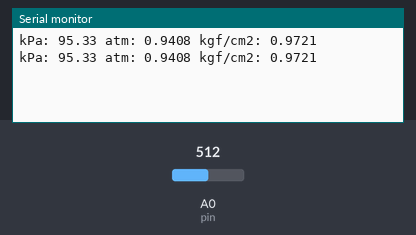
A sketch run on a simulated Arduino Uno, built with avr-gcc and run on an emulated ATmega328P. Shown: the last lines printed to the serial monitor. Inputs (shaded band) come from the test bench; at power-on: A0 (pin) = 512.

Above: at 1.8 s.
1.9 s: A0 (pin) set to 716
At 2.8 s:
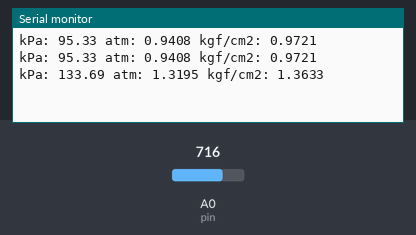
3.4 s: A0 (pin) set to 900
At 4.7 s:
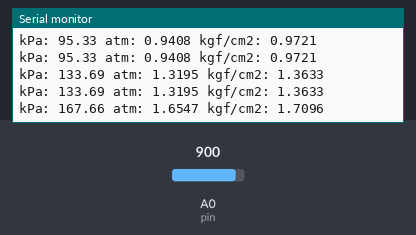
Timing chart, 0 to 6.4 s (numbered marks = the images above; inputs shaded):
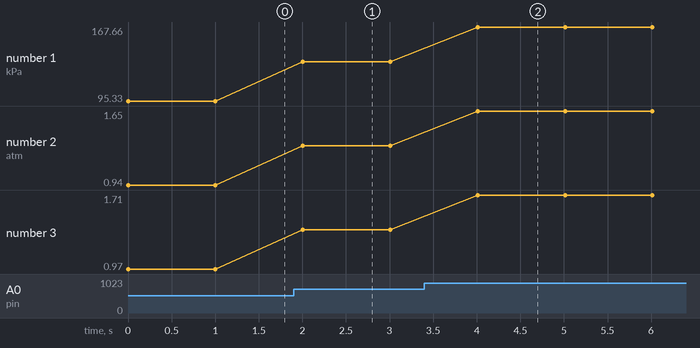

Measured:
- after the input at 1.9 s, the serial monitor: prints a new line after 0.11 s (image 1)
- after the input at 3.4 s, the serial monitor: prints a new line after 0.61 s (image 2)
- plotted number 1: 95.33 → 133.69 after the input at 1.9 s, 133.69 → 167.66 after the input at 3.4 s
- plotted number 2: 0.94 → 1.32 after the input at 1.9 s, 1.32 → 1.65 after the input at 3.4 s
- plotted number 3: 0.97 → 1.36 after the input at 1.9 s, 1.36 → 1.71 after the input at 3.4 s

The sketch:

codigo_novo_KPa_Serial.ino
```cpp
const int pin = A0; // Pino de leitura
const float fator_atm = 0.0098692327;
const float fator_kgf_cm2 = 0.0101971621;

void setup() {
  Serial.begin(115200); // Inicializa a serial
}

void loop() {
  float medidas = analogRead(pin); // Lê o valor do ADC
  float pressao = calculaPressao(medidas); // Calcula a pressão

  Serial.print("kPa: ");
  Serial.print(pressao, 2);
  Serial.print(" atm: ");
  Serial.print(pressao * fator_atm, 4);
  Serial.print(" kgf/cm2: ");
  Serial.println(pressao * fator_kgf_cm2, 4);

  delay(1000);
}

float calculaPressao(float medida) {
  return ((corrigeMedida(medida) / 3.3) - 0.04) / 0.0012858;
}

float corrigeMedida(float x) {
  return 4.821e-02 + 1.181e-03 * x - 6.64e-07 * x * x + 5.236e-10 * x * x * x
         - 2.02e-13 * x * x * x * x + 3.81e-17 * x * x * x * x * x
         - 2.896e-21 * x * x * x * x * x * x;
}
```
